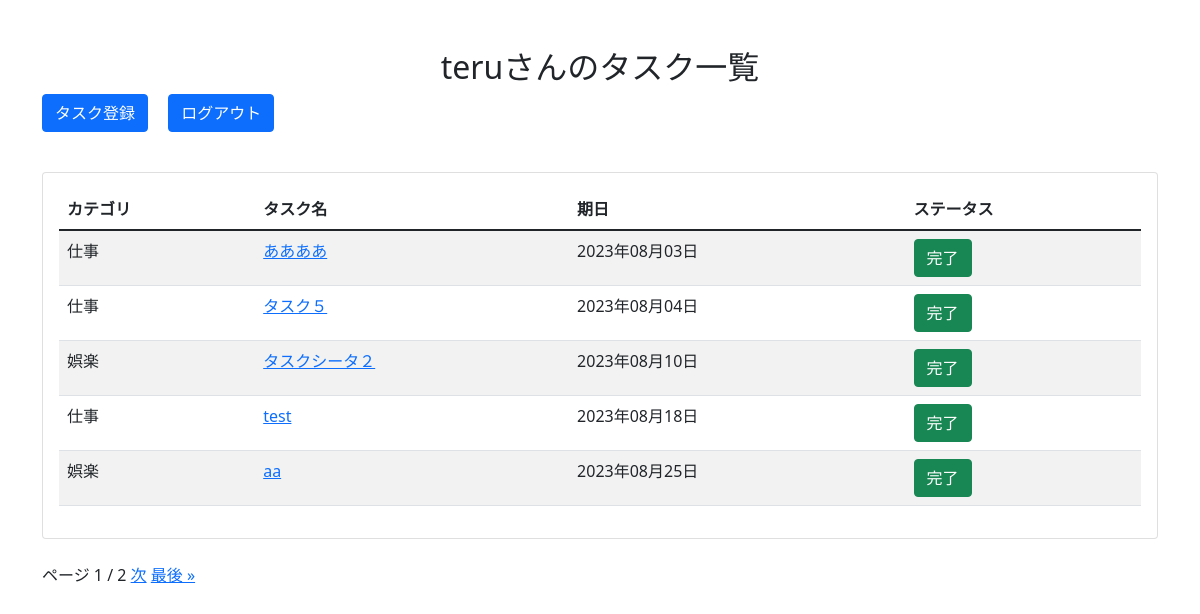
Before: /tasks/ (signed in) with the older database file.
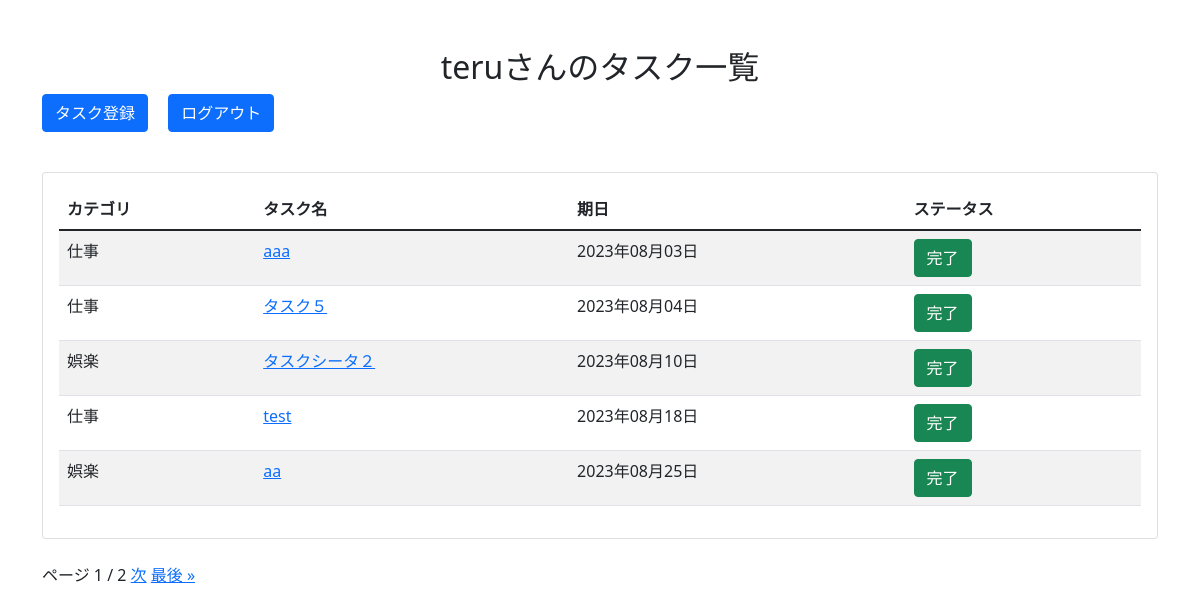
After: the same page with the newer database file.
### todoapps/models.py (models this page shows, shortened)
class Todo(models.Model):
    STATUS_CHOICES = [
        (0, "未完了"),
        (1, "完了"),
    ]
    task = models.CharField("タスク", max_length=255, null=False)
    memo = models.TextField("メモ", null=True, blank=True)
    status = models.IntegerField("ステータス", choices=STATUS_CHOICES, null=False)
    due_date = models.DateTimeField("期日", null=False)
    category = models.ForeignKey(
        TodoCategory, verbose_name="カテゴリID", on_delete=models.CASCADE
    )
    user = models.ForeignKey(User, verbose_name="利用者ID", on_delete=models.CASCADE)
    class Meta:
        verbose_name = "TODOタスク"
        verbose_name_plural = "TODOタスク"  # 左記を定義しないと、管理画面トップのテーブル名にsがついてしまう

class TodoCategory(models.Model):
    category_name = models.CharField("カテゴリ名", max_length=255, null=False)
    class Meta:
        verbose_name = "TODOカテゴリ"
        verbose_name_plural = "TODOカテゴリ"  # 左記を定義しないと、管理画面トップのテーブル名にsがついてしまう
    def __str__(self):
        return self.category_name

### todoapps/views.py (the view)
# urls.py: path("tasks/", views.ListTaskView.as_view(), name="top"),
class ListTaskView(LoginRequiredMixin, ListView):
    model = models.Todo
    template_name = "todo/top.html"
    context_object_name = "tasks"
    paginate_by = 5
    def get_queryset(self):
        return models.Todo.objects.filter(status=0, user=self.request.user).order_by(
            "due_date"
        )

### todoapps/templates/todo/top.html (shortened to what this page needs)
{% extends "base.html" %}
{% block main %}
<div class="container mt-5">
  <h2 class="text-center"> {{ request.user.username }}さんのタスク一覧</h2>
  <a href="{% url 'create_task' %}" class="btn btn-primary mb-3">タスク登録</a>
  <a href="{% url 'logout' %}" id="logout" class="btn btn-primary mb-3 mx-3">ログアウト</a>
  <div class="card mt-4">
    <div class="card-body">
      <table class="table table-striped">
        <thead>
          <tr>
            <th>カテゴリ</th>
            <th>タスク名</th>
            <th>期日</th>
            <th>ステータス</th>
          </tr>
        </thead>
        <tbody>
          {% for todo in tasks %}
          <tr>
            <td>{{ todo.category }}</td>
            <td><a href="{% url 'detail' todo.id %}">{{ todo.task }}</a></td>
            <td>{{ todo.due_date|date:"Y年m月d日" }}</td>
            <td>
              <a href="{% url 'complete_task' todo.pk %}" class="btn btn-success">完了</a>
            </td>
          </tr>
          {% endfor %}
        </tbody>
      </table>
    </div>
  </div>
  {% include 'todo/components/pagination.html' %}
</div>
{% endblock %}

Changed rows visible on the page:
changed Todo: task "ああああ" → "aaa"
